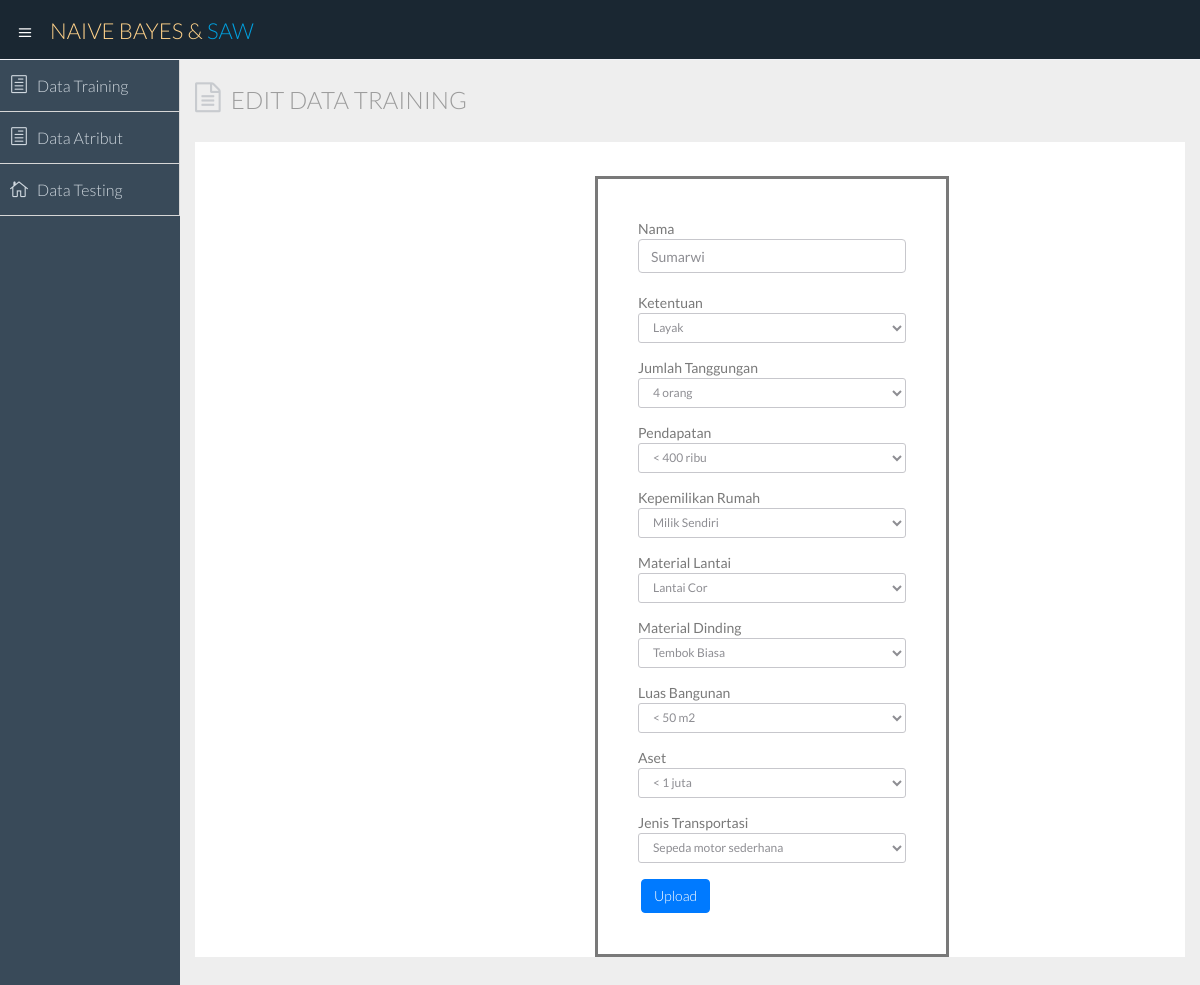
The page /master/data_training/edit.php?id=1 on the database its author committed.
### tables this page shows
CREATE TABLE IF NOT EXISTS `nbc_responden` (
  `id_responden` tinyint(3) unsigned NOT NULL AUTO_INCREMENT,
  `responden` varchar(50) DEFAULT NULL,
  PRIMARY KEY (`id_responden`)
);

CREATE TABLE IF NOT EXISTS `nbc_data` (
  `id_data` int(11) unsigned NOT NULL AUTO_INCREMENT,
  `id_responden` tinyint(3) unsigned NOT NULL,
  `id_atribut` tinyint(3) unsigned NOT NULL,
  `id_parameter` tinyint(3) unsigned NOT NULL,
  PRIMARY KEY (`id_data`)
);

### master/data_training/edit.php (the view, shortened to what this page needs)
<!DOCTYPE html>
<html>
<head>
  <link href="../css/bootstrap.min.css" rel="stylesheet">
  <link href="../css/bootstrap-theme.css" rel="stylesheet">
  <link href="../css/elegant-icons-style.css" rel="stylesheet" />
  <link href="../css/font-awesome.min.css" rel="stylesheet" />
  <link href="../css/style.css" rel="stylesheet">
  <link href="../css/style-responsive.css" rel="stylesheet" />
<?php
  include "../koneksi.php";
$tsql = 'SELECT * FROM nbc_parameter ORDER BY id_atribut,id_parameter';
$result = $db->query($tsql);
$parameter=array();
$id_atribut=0;
foreach ($result as $row) {
    if($id_atribut!=$row['id_atribut']){
        $parameter[$row['id_atribut']]=array();
        $id_atribut=$row['id_atribut'];
    }
    $parameter[$row['id_atribut']][$row['nilai']]=$row['parameter'];
}
    ?>
 <section id="container" class="">
    <header class="header dark-bg">
      <div class="toggle-nav">
        <div class="icon-reorder tooltips" data-original-title="Toggle Navigation" data-placement="bottom"><i class="icon_menu"></i></div>
      </div>
      <a href="index.html" class="logo">Naive Bayes &  <span class="lite"> SAW</span></a>
    </header>
    <aside>
      <div id="sidebar" class="nav-collapse ">
        <ul class="sidebar-menu">
          <li class="">
            <a class="" href="../home.php">
                          <i class="icon_document_alt"></i>
                            <span>Data Training</span>
                      </a>
          </li>
          <li class="">
            <a class="" href="../atribut.php">
                          <i class="icon_document_alt"></i>
                            <span>Data Atribut</span>
                      </a>
          </li>
          <li class="">
            <a class="" href="../testing.php">
                          <i class="icon_house_alt"></i>
                            <span>Data Testing</span>
                      </a>
          </li>
        </ul>
      </div>
    </aside>
    <section id="main-content">
      <section class="wrapper">
        <div class="row">
          <div class="col-lg-12">
            <h3 class="page-header"><i class="fa fa-file-text-o"></i> edit DATA Training</h3>
            <section class="panel" style="padding-left: 400px;padding-top: 34px;">
              <div style="width: 60%; border-style: solid;padding: 40px; ">
                <form action="update.php" method="post" enctype="multipart/form-data">
                  <table>
  <?php
  $ids = $_GET['id'];
  $query_mysql = "SELECT * FROM nbc_responden WHERE id_responden='$ids'";
  $result = $db->query($query_mysql);
  foreach($result as $id){
  ?>
          <input type="text" name="nama" class="form-control" value="<?php echo $id['responden'] ?>"><br>
      <?php
      $querydata_mysql = "SELECT * FROM nbc_data WHERE id_responden='$ids' order by id_atribut";
      $rslt = $db->query($querydata_mysql);
       foreach($rslt as $data){
          ?>
        <?php echo $atribut[$data['id_atribut']];
                $ini = $data['id_atribut'];
          ?>
            <?php echo '<select class="form-control input-sm m-bot15" name="'.$ini.'">' ?>
              <option value="<?php echo $data['id_parameter'] ?>"selected><?php echo $parameter[$data['id_atribut']][$data['id_parameter']] ?></option>
            </select>
        <?php
       }
      ?>
      <tr>
        <td></td>
        <td><input class="btn btn-primary" type="submit" name="upload" value="Upload"></td>
      </tr>
  <?php } ?>
   </table>
  </form>
</section>
          </div>
        </div>
      </section>
    </section>
  </section>
</body>
</html>

### rows shown on the page
nbc_responden: nama "Sumarwi"
nbc_data: id_atribut+id_parameter "Layak"
nbc_data: id_atribut+id_parameter "4 orang"
nbc_data: id_atribut+id_parameter "< 400 ribu"
nbc_data: id_atribut+id_parameter "Milik Sendiri"
nbc_data: id_atribut+id_parameter "Lantai Cor"
nbc_data: id_atribut+id_parameter "Tembok Biasa"
nbc_data: id_atribut+id_parameter "< 50 m2"
nbc_data: id_atribut+id_parameter "< 1 juta"
nbc_data: id_atribut+id_parameter "Sepeda motor sederhana"
